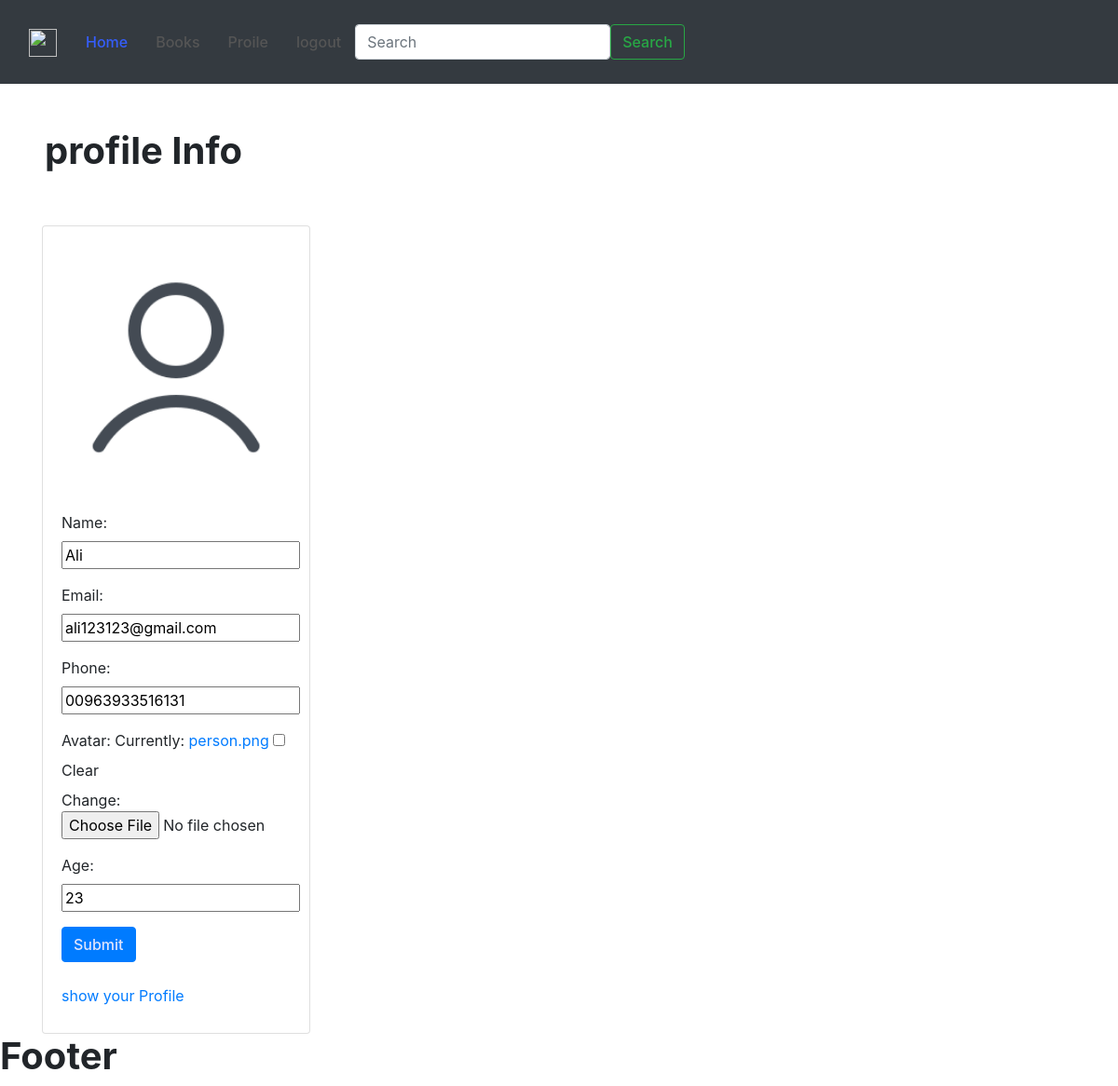
Page /profileInfo/ (signed in) on the committed database.
### bookstore/models.py (models this page shows, shortened)
class Customer(models.Model):
    user=models.OneToOneField(User,null=True , on_delete=models.CASCADE)
    name=models.CharField(max_length=190 , null=True)
    email=models.CharField(max_length=190 , null=True)
    phone=models.CharField(max_length=190 , null=True)
    avatar = models.ImageField(blank=True, null=True, default="preson.png")
    age=models.CharField(max_length=190 , null=True)
    date_created=models.DateTimeField(auto_now_add=True , null=True)

### bookstore/views.py (the view)
# urls.py: path('profileInfo/', views.profileInfo , name ="profileInfo"),
def profileInfo(request) :
    customer= request.user.customer
    form= CustomerForm(instance=customer)
    if request.method == 'POST':
        form =CustomerForm(request.POST ,request.FILES ,instance=customer )
        if form.is_valid():
            form.save()
    context={'form':form}
    return render(request ,'bookstore/profile_info.html' ,context)

### bookstore/forms.py
class CustomerForm(ModelForm):
    class Meta:
        model = Customer
        exclude=['user']

### bookstore/templates/bookstore/profile_info.html (shortened to what this page needs)
{% extends 'bookstore/main.html' %}
{% block content %}
<h1 class="p-5">profile   Info </h1>
<div class="container"  >
  <div class="card" style="width: 18rem;">
  <img src="{{request.user.customer.avatar.url}}" class="card-img-top" alt="...">
 <div class="card-body">
   <form method="POST" action="" enctype="multipart/form-data">
 <div class="form-group">
   {{form.as_p}}
   </div>
 <button type="submit" class="btn btn-primary">Submit</button>
</form>
<br>
<label>
 <a href="{% url 'UserProfile' %} "> show your Profile</a> </label>
 </div>
</div>
</div>
{% endblock %}

### static/css/style.css (style rules this page uses)
:root { --primary: #355EFC; --secondary: #E93C05; --tertiary: #555555; --light: #DFE4FD; --dark: #011A41; }
h1, .h1, h2, .h2, .fw-bold { font-weight: 700 !important; }
.btn { transition: .5s; font-weight: 500; }
.btn-primary, .btn-outline-primary:hover { color: var(--light); }

### rows in the picture
Customer: name "Ali", email "ali123123@gmail.com", phone "00963933516131", age "23"
